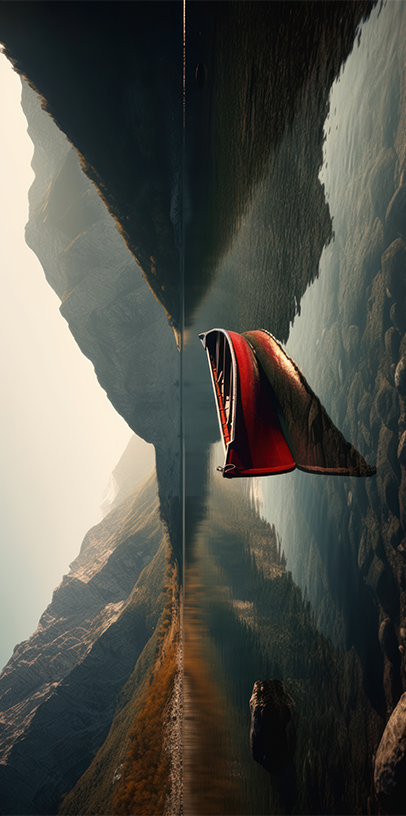
#> input picture AA2/converted/img1.png, 406 x 816 px, found by its file name
$ python main.py
#> lines starting #> are read from the running program, lines starting #| are printed output that depends on the picture
import numpy as np
import cv2

inputPath = 'static/img1.png'

# Load the color image
orignalImage = cv2.imread(inputPath)
#> orignalImage is the input picture: shape (816, 406, 3); mean B, G, R 74.8, 82, 81.8


rotatedImage = cv2.rotate(orignalImage, cv2.ROTATE_90_CLOCKWISE)
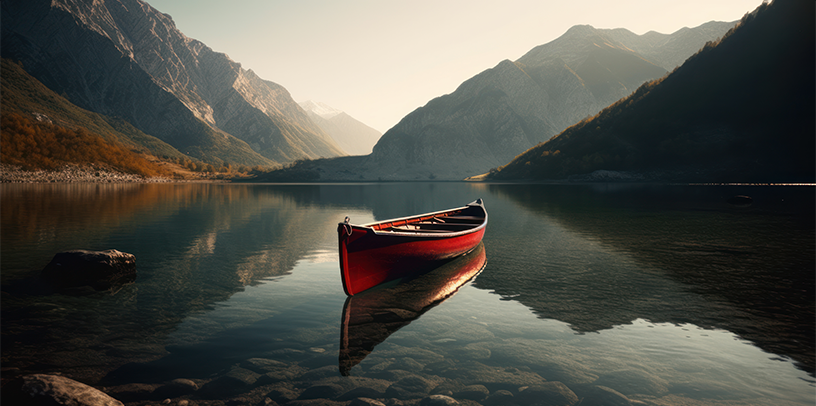
#> rotatedImage: shape (406, 816, 3); mean B, G, R 74.8, 82, 81.8

outputPath = 'converted/rotated.png'
cv2.imwrite(outputPath, rotatedImage)

cv2.imshow('Rotated Image', rotatedImage)
cv2.waitKey(0)

print('Rotated image saved to disk : ' + outputPath)

# ------------Adjust contrast of the image --------------

# Change contrast of the image

# Save the image to disk
outputPath = 'converted/contrastAdjustedImage.png'


# Display the converted image


# Display a message indicating that the image has been saved
# print('Contrast adjusted image saved to disk : ' + outputPath)
